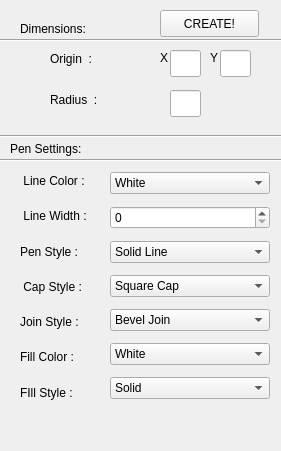
       <widget class="QWidget" name="circleAddMenu" native="true">
        <property name="geometry">
         <rect>
          <x>10</x>
          <y>50</y>
          <width>281</width>
          <height>451</height>
         </rect>
        </property>
        <widget class="QLabel" name="cicleAddMenu_dimensions_originXLabel">
         <property name="geometry">
          <rect>
           <x>160</x>
           <y>50</y>
           <width>16</width>
           <height>16</height>
          </rect>
         </property>
         <property name="text">
          <string>X</string>
         </property>
        </widget>
        <widget class="QLabel" name="circleAddMenu_dimensions_radiusLabel">
         <property name="geometry">
          <rect>
           <x>50</x>
           <y>90</y>
           <width>101</width>
           <height>20</height>
          </rect>
         </property>
         <property name="text">
          <string>Radius  :</string>
         </property>
        </widget>
        <widget class="QLabel" name="circleAddMenu_penSettingLabel">
         <property name="geometry">
          <rect>
           <x>10</x>
           <y>140</y>
           <width>101</width>
           <height>17</height>
          </rect>
         </property>
         <property name="text">
          <string>Pen Settings:</string>
         </property>
        </widget>
        <widget class="QLabel" name="circleAddMenu_dimensions_originYLabel">
         <property name="geometry">
          <rect>
           <x>210</x>
           <y>50</y>
           <width>16</width>
           <height>16</height>
          </rect>
         </property>
         <property name="text">
          <string>Y</string>
         </property>
        </widget>
        <widget class="QLineEdit" name="circleAddMenu_dimensions_Radius">
         <property name="geometry">
          <rect>
           <x>170</x>
           <y>90</y>
           <width>31</width>
           <height>27</height>
          </rect>
         </property>
        </widget>
        <widget class="QLabel" name="circleAddMenu_dimensionLabel">
         <property name="geometry">
          <rect>
           <x>20</x>
           <y>20</y>
           <width>91</width>
           <height>17</height>
          </rect>
         </property>
         <property name="text">
          <string>Dimensions:</string>
         </property>
        </widget>
        <widget class="Line" name="circleAddMenu_penSettings_formatLineBot">
         <property name="geometry">
          <rect>
           <x>-10</x>
           <y>150</y>
           <width>301</width>
           <height>20</height>
          </rect>
         </property>
         <property name="orientation">
          <enum>Qt::Horizontal</enum>
         </property>
        </widget>
        <widget class="Line" name="circleAddMenu_penSettings_formatLineTop">
         <property name="geometry">
          <rect>
           <x>-10</x>
           <y>126</y>
           <width>301</width>
           <height>20</height>
          </rect>
         </property>
         <property name="orientation">
          <enum>Qt::Horizontal</enum>
         </property>
        </widget>
        <widget class="Line" name="circleAddMenu_dimensions_formatLine">
         <property name="geometry">
          <rect>
           <x>-10</x>
           <y>25</y>
           <width>301</width>
           <height>31</height>
          </rect>
         </property>
         <property name="orientation">
          <enum>Qt::Horizontal</enum>
         </property>
        </widget>
        <widget class="QWidget" name="verticalLayoutWidget_33">
         <property name="geometry">
          <rect>
           <x>110</x>
           <y>166</y>
           <width>160</width>
           <height>241</height>
          </rect>
         </property>
         <layout class="QVBoxLayout" name="verticalLayout_33">
          <item>
           <widget class="QComboBox" name="circleAddMenu_penSettings_lineColorCombo">
            <item>
             <property name="text">
              <string>White</string>
             </property>
            </item>
            <item>
             <property name="text">
              <string>Black</string>
             </property>
            </item>
            <item>
             <property name="text">
              <string>Cyan</string>
             </property>
            </item>
            <item>
             <property name="text">
              <string>Dark Cyan</string>
             </property>
            </item>
            <item>
             <property name="text">
              <string>Red</string>
             </property>
            </item>
            <item>
             <property name="text">
              <string>Dark Red</string>
             </property>
            </item>
            <item>
             <property name="text">
              <string>Magenta</string>
             </property>
            </item>
            <item>
             <property name="text">
              <string>Dark Magenta</string>
             </property>
            </item>
            <item>
             <property name="text">
              <string>Green</string>
             </property>
            </item>
            <item>
             <property name="text">
              <string>Dark Green</string>
             </property>
            </item>
            <item>
             <property name="text">
              <string>Yellow</string>
             </property>
            </item>
            <item>
             <property name="text">
              <string>Dark Yellow</string>
             </property>
            </item>
            <item>
             <property name="text">
              <string>Blue</string>
             </property>
            </item>
            <item>
             <property name="text">
              <string>Dark Blue</string>
             </property>
            </item>
            <item>
             <property name="text">
              <string>Grey</string>
             </property>
            </item>
            <item>
             <property name="text">
              <string>Dark Grey</string>
             </property>
            </item>
            <item>
             <property name="text">
              <string>Light Grey</string>
             </property>
            </item>
           </widget>
          </item>
          <item>
           <widget class="QSpinBox" name="circleAddMenu_penSettings_lineWidthSpinBox"/>
          </item>
          <item>
           <widget class="QComboBox" name="circleAddMenu_penSettings_penStyleCombo">
            <item>
             <property name="text">
              <string>Solid Line</string>
             </property>
            </item>
            <item>
             <property name="text">
              <string>Dash Line</string>
             </property>
            </item>
            <item>
             <property name="text">
              <string>Dot Line</string>
             </property>
            </item>
            <item>
             <property name="text">
              <string>Dash-Dot Line</string>
             </property>
            </item>
            <item>
             <property name="text">
              <string>Dash-Dot-Dot Line</string>
             </property>
            </item>
           </widget>
          </item>
          <item>
           <widget class="QComboBox" name="circleAddMenu_penSettings_capStyleCombo">
            <item>
             <property name="text">
              <string>Square Cap</string>
             </property>
            </item>
            <item>
             <property name="text">
              <string>Flat Cap</string>
             </property>
            </item>
            <item>
             <property name="text">
              <string>Round Cap</string>
             </property>
            </item>
           </widget>
          </item>
          <item>
           <widget class="QComboBox" name="circleAddMenu_penSettings_joinStyleCombo">
            <item>
             <property name="text">
              <string>Bevel Join</string>
             </property>
            </item>
            <item>
             <property name="text">
              <string>Miter Join</string>
             </property>
            </item>
            <item>
             <property name="text">
              <string>Round Join</string>
             </property>
            </item>
           </widget>
          </item>
          <item>
           <widget class="QComboBox" name="circleAddMenu_penSettings_brushColorCombo">
            <item>
             <property name="text">
              <string>White</string>
             </property>
            </item>
            <item>
             <property name="text">
              <string>Black</string>
             </property>
            </item>
            <item>
             <property name="text">
              <string>Cyan</string>
             </property>
            </item>
            <item>
             <property name="text">
              <string>Dark Cyan</string>
             </property>
            </item>
            <item>
             <property name="text">
              <string>Red</string>
             </property>
            </item>
            <item>
             <property name="text">
              <string>Dark Red</string>
             </property>
            </item>
            <item>
             <property name="text">
              <string>Magenta</string>
             </property>
            </item>
            <item>
             <property name="text">
              <string>Dark Magenta</string>
             </property>
            </item>
            <item>
             <property name="text">
              <string>Green</string>
             </property>
            </item>
            <item>
             <property name="text">
              <string>Dark Green</string>
             </property>
            </item>
            <item>
             <property name="text">
              <string>Yellow</string>
             </property>
            </item>
            <item>
             <property name="text">
              <string>Dark Yellow</string>
             </property>
            </item>
            <item>
             <property name="text">
              <string>Blue</string>
             </property>
            </item>
            <item>
             <property name="text">
              <string>Dark Blue</string>
             </property>
            </item>
            <item>
             <property name="text">
              <string>Gray</string>
             </property>
            </item>
            <item>
             <property name="text">
              <string>Dark Gray</string>
             </property>
            </item>
            <item>
             <property name="text">
              <string>Light Gray</string>
             </property>
            </item>
           </widget>
          </item>
          <item>
           <widget class="QComboBox" name="circleAddMenu_penSettings_brushStyleCombo">
            <item>
             <property name="text">
              <string>Solid</string>
             </property>
            </item>
            <item>
             <property name="text">
              <string>No Brush</string>
             </property>
            </item>
            <item>
             <property name="text">
              <string>Dense 1</string>
             </property>
            </item>
            <item>
             <property name="text">
              <string>Dense 2</string>
             </property>
            </item>
            <item>
             <property name="text">
              <string>Dense 3</string>
             </property>
            </item>
            <item>
             <property name="text">
              <string>Dense 4</string>
             </property>
            </item>
            <item>
             <property name="text">
              <string>Dense 5</string>
             </property>
            </item>
            <item>
             <property name="text">
              <string>Dense 6</string>
             </property>
            </item>
            <item>
             <property name="text">
              <string>Dense 7</string>
             </property>
            </item>
            <item>
             <property name="text">
              <string>Horizontal</string>
             </property>
            </item>
            <item>
             <property name="text">
              <string>Vertical</string>
             </property>
            </item>
            <item>
             <property name="text">
              <string>Cross</string>
             </property>
            </item>
            <item>
             <property name="text">
              <string>Back Diag.</string>
             </property>
            </item>
            <item>
             <property name="text">
              <string>Forward Diag.</string>
             </property>
            </item>
            <item>
             <property name="text">
              <string>Diag. Cross</string>
             </property>
            </item>
           </widget>
          </item>
         </layout>
        </widget>
        <widget class="QLabel" name="circleAddMenu_dimensions_upperLeftLabel">
         <property name="geometry">
          <rect>
           <x>50</x>
           <y>50</y>
           <width>81</width>
           <height>17</height>
          </rect>
         </property>
         <property name="text">
          <string>Origin  :</string>
         </property>
        </widget>
        <widget class="QPushButton" name="circleAddMenu_createButton">
         <property name="geometry">
          <rect>
           <x>160</x>
           <y>10</y>
           <width>99</width>
           <height>27</height>
          </rect>
         </property>
         <property name="text">
          <string>CREATE!</string>
         </property>
        </widget>
        <widget class="QLineEdit" name="circleAddMenu_dimensions_originY">
         <property name="geometry">
          <rect>
           <x>220</x>
           <y>50</y>
           <width>31</width>
           <height>27</height>
          </rect>
         </property>
        </widget>
        <widget class="QLineEdit" name="circleAddMenu_dimensions_originX">
         <property name="geometry">
          <rect>
           <x>170</x>
           <y>50</y>
           <width>31</width>
           <height>27</height>
          </rect>
         </property>
        </widget>
        <widget class="QWidget" name="verticalLayoutWidget_34">
         <property name="geometry">
          <rect>
           <x>20</x>
           <y>166</y>
           <width>101</width>
           <height>241</height>
          </rect>
         </property>
         <layout class="QVBoxLayout" name="verticalLayout_34">
          <item>
           <widget class="QLabel" name="circleAddMenu_penSettings_lineColorLabel">
            <property name="text">
             <string> Line Color :</string>
            </property>
           </widget>
          </item>
          <item>
           <widget class="QLabel" name="circleAddMenu_penSettings_lineWidthLabel">
            <property name="text">
             <string> Line Width :</string>
            </property>
           </widget>
          </item>
          <item>
           <widget class="QLabel" name="circleAddMenu_penSettings_penStyleLabel">
            <property name="text">
             <string>Pen Style :</string>
            </property>
           </widget>
          </item>
          <item>
           <widget class="QLabel" name="circleAddMenu_penSettings_capStyleLabel">
            <property name="text">
             <string> Cap Style :</string>
            </property>
           </widget>
          </item>
          <item>
           <widget class="QLabel" name="circleAddMenu_penSettings_joinStyleLabel">
            <property name="text">
             <string>Join Style :</string>
            </property>
           </widget>
          </item>
          <item>
           <widget class="QLabel" name="circleAddMenu_penSettings_brushColorLabel">
            <property name="text">
             <string>Fill Color :</string>
            </property>
           </widget>
          </item>
          <item>
           <widget class="QLabel" name="circleAddMenu_penSettings_brushStyleLabel">
            <property name="text">
             <string>FIll Style :</string>
            </property>
           </widget>
          </item>
         </layout>
        </widget>
       </widget>
